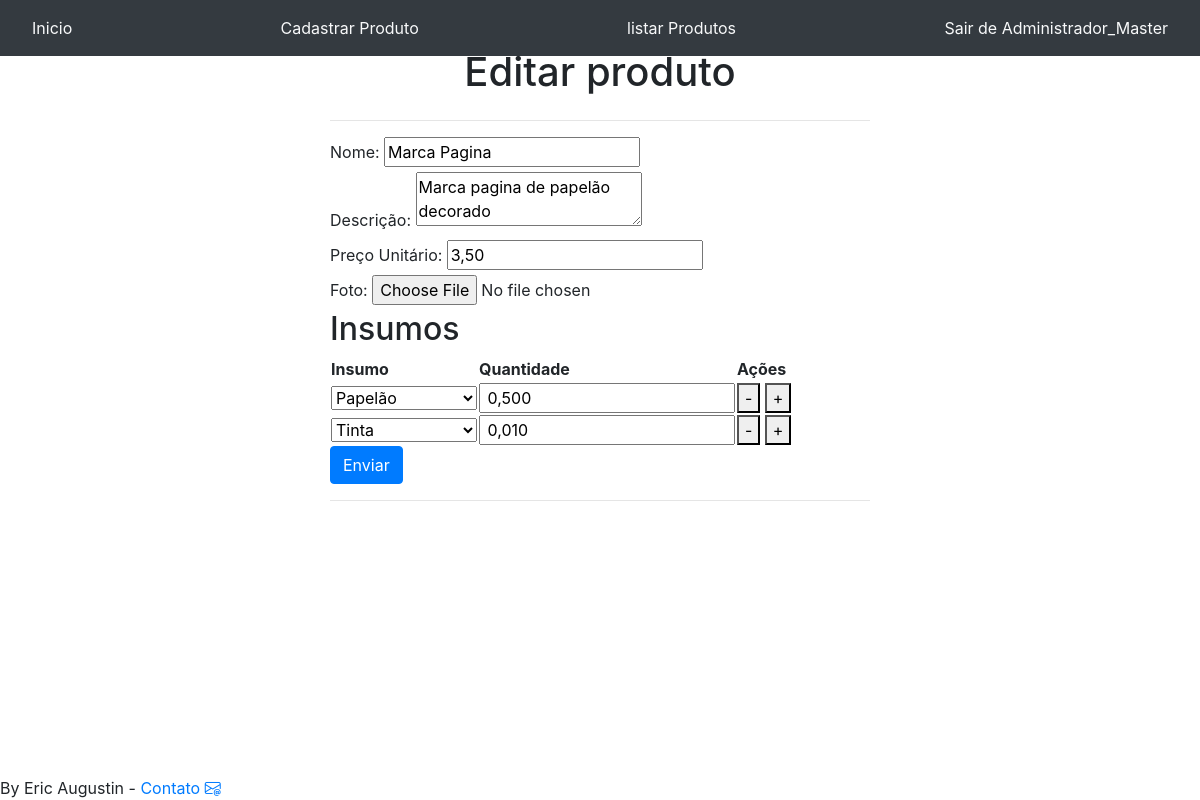
/editarproduto/2/ (signed in), run on the app's committed database.
### produtos/models.py (models this page shows, shortened)
class Produto(models.Model):
    nome = models.CharField(max_length=255)
    descricao= models.TextField()
    preco_unitario = models.DecimalField(max_digits=11,decimal_places=2)
    imagem=models.FileField(null=True,blank=True,upload_to='media')
    data_atualização=models.DateTimeField(auto_now=True)
    ativo=models.BooleanField(default=True)
    def __str__(self):
        return f"{self.nome}"

class InsumoProduto(models.Model):
    insumo=models.ForeignKey(Insumo, on_delete=models.CASCADE)
    produto=models.ForeignKey(Produto, on_delete=models.CASCADE)
    quantidade = models.DecimalField(max_digits=15,decimal_places=4)
    ativo=models.BooleanField(default=True)
    def __str__(self):
            return f"{self.produto} utiliza {self.quantidade} de {self.insumo}"

class Insumo(models.Model):
    nome = models.CharField(max_length=255)
    preco_unitario = models.DecimalField(max_digits=11,decimal_places=2)
    ativo=models.BooleanField(default=True)
    def __str__(self):
        return f"{self.nome}"

### produtos/views.py (the view, shortened to what this page needs)
# urls.py: path('editarproduto/<int:produto_id>/', produtos.views.editar_produto, name='editarproduto'),
@login_required
def editar_produto(request, produto_id):
    produto = get_object_or_404(Produto, id=produto_id)
    insumos = Insumo.objects.all()
    produto_insumos = InsumoProduto.objects.filter(produto=produto)
    print(produto_insumos)
    return render(request, 'editar_produto.html', {
        'produto': produto,
        'insumos': insumos,
        'produto_insumos': produto_insumos
    })

### produtos/templates/editar_produto.html (shortened to what this page needs)
{% extends 'base.html'%}
{% block 'conteudo'%}
<div class="text-center">
    <br><br>
    <h1>  Editar produto</h1>
    </div>
<div class ='container'>
    <div class='row'>
        <div class='col-md-3'></div>
        <div class="col-md">
            <hr>
            <form method="POST" action="{% url 'editarproduto' produto.id %}" enctype="multipart/form-data"> {% csrf_token %}
                <div>
                    <label for="nome">Nome:</label>
                    <input type="text" id="nome" name="nome" value="{{ produto.nome }}" required>
                </div>
                <div>
                    <label for="descricao">Descrição:</label>
                    <textarea id="descricao" name="descricao" required>{{ produto.descricao }}</textarea>
                </div>
                <div>
                    <label for="preco">Preço Unitário:</label>
                    <input type="text" step="0.01" id="preco" name="preco_unitario" value="{{ produto.preco_unitario }}" required>
                </div>
                <div>
                    <label for="foto">Foto:</label>
                    <input type="file" id="imagem" name="imagem" accept="image/*">
                </div>
                <h2>Insumos</h2>
                <table id="insumoTable">
                    <thead>
                        <tr>
                            <th>Insumo</th>
                            <th>Quantidade</th>
                            <th>Ações</th>
                        </tr>
                    </thead>
                    <tbody>
                        {% for produto_insumo in produto_insumos %}
                        <tr>
                            <td>
                                <select name="insumo[]" required>
                                    {% for insumo_option in insumos %}
                                    <option value="{{ insumo_option.id }}" {% if insumo_option.id == produto_insumo.insumo_id %}selected{% endif %}>{{ insumo_option.nome }}</option>
                                    {% endfor %}
                                </select>
                            </td>
                            <td>
                                <input type="text" step="0.001" name="quantidade[]" value=" {{ produto_insumo.quantidade|floatformat:3  }} " required>
                            </td>
                            <td>
                                <button type="button" class="removeRow">-</button>
                                <button type="button" class="addRow">+</button>
                            </td>
                        </tr>
                        {% endfor %}
                    </tbody>
                </table>
                <button class="btn btn-primary">Enviar</button>
            </form>
            <hr>
        </div>
        <div class='col-md-3'></div>
    </div>
</div>
{% endblock %}

### templates/base.html (shortened to what this page needs)
<!DOCTYPE html>
<html lang="pt-br">
  <head>
    {% load static %}
    <link rel="stylesheet" href="https://cdn.jsdelivr.net/npm/bootstrap@4.6.2/dist/css/bootstrap.min.css">
    <link rel="stylesheet" href="https://cdn.jsdelivr.net/npm/bootstrap-icons@1.10.3/font/bootstrap-icons.css">
  </head>
  <body>
    <nav class="navbar navbar-dark bg-dark fixed-top">
        <a class="nav-link text-light" href="{% url 'home' %}">Inicio</a>
        <a class="nav-link text-light" href="{% url 'cadastrarproduto' %}">Cadastrar Produto</a>
        <a class="nav-link text-light" href="{% url 'lista_produtos' %}">listar Produtos</a>
        {% if user.is_authenticated %}
        <a class="nav-link text-light" href="{% url 'logout_user' %}">Sair de {{ user.first_name }} {{ user.last_name }}</a>
        {% else %}
        <a class="nav-link text-light" href="{% url 'login' %}">Entrar</a>
        {% endif %}
    </nav>
    {% block 'conteudo' %} {% endblock %}
  </body>
<footer class="fixed-bottom">
        By Eric Augustin - <a href='mailto:ericaugustin@gmail.com'>Contato <i class="bi bi-envelope-at"></i></a>   </footer>
</html>

### data on the page
Produto: nome "Marca Pagina", descricao "Marca pagina de papelão decorado", preco_unitario "3,50"
InsumoProduto: insumo.nome "Papelão", quantidade "0,500"
InsumoProduto: insumo.nome "Tinta", quantidade "0,010"

### other printed values
{{ user.first_name }} "Administrador_Master"
